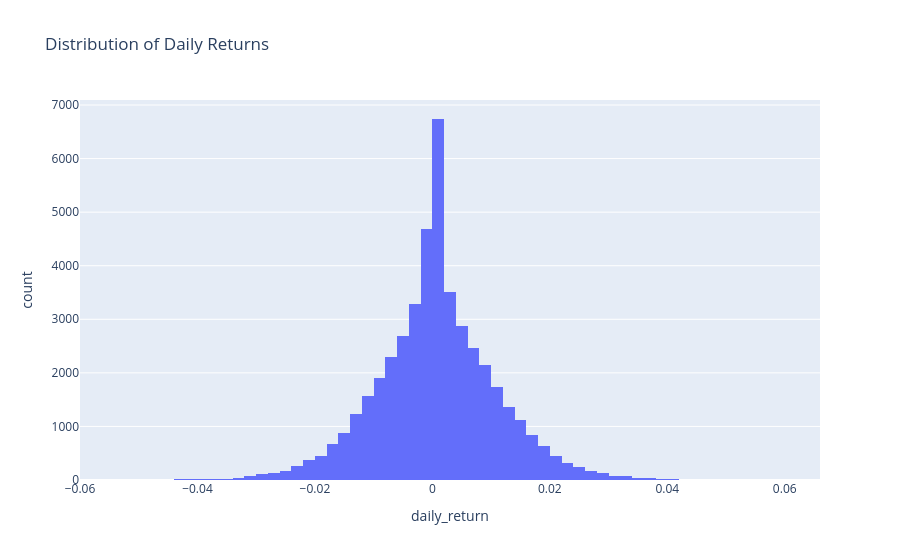

The code cell stored with this chart in its notebook:
### Code cell
fig = px.histogram(
    nav,
    x="daily_return",
    nbins=80,
    title="Distribution of Daily Returns"
)

fig.show()

fig.write_html("../reports/charts/daily_return_distribution.html")
fig.write_image("../reports/charts/daily_return_distribution.png")

### Figure 1 — Plotly figure (JSON) as saved in the notebook; plotly's stock layout.template omitted (floating-point values rounded to 4 significant figures; data arrays with more than 128 entries replaced by an {"elided": "..."} marker saying what was removed)
{"data": [{"bingroup": "x", "hovertemplate": "daily_return=%{x}<br>count=%{y}<extra></extra>", "legendgroup": "", "marker": {"color": "#636efa", "pattern": {"shape": ""}}, "name": "", "nbinsx": 80, "orientation": "v", "showlegend": false, "type": "histogram", "x": {"elided": "46000 float values"}, "xaxis": "x", "yaxis": "y"}], "layout": {"barmode": "relative", "legend": {"tracegroupgap": 0}, "title": {"text": "Distribution of Daily Returns"}, "xaxis": {"anchor": "y", "domain": [0, 1], "title": {"text": "daily_return"}}, "yaxis": {"anchor": "x", "domain": [0, 1], "title": {"text": "count"}}}}
